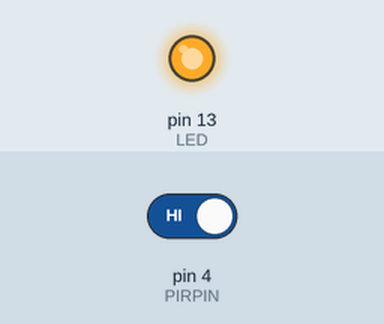
Bench run of a sketch on a simulated Arduino Uno, built with avr-gcc and run on an emulated ATmega328P. Parts: output pins drawn as LEDs (lit = HIGH). The inputs (shaded band) are chosen by the test bench; at power-on: pin 4 (PIRPIN) HIGH.

Above: at 2.8 s.
2.9 s: pin 4 (PIRPIN) driven LOW
At 3.6 s:
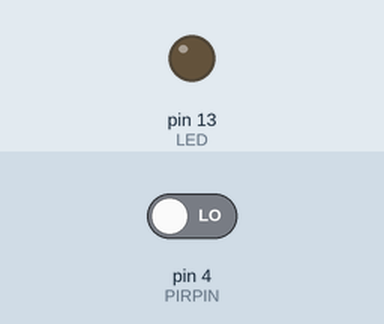
4.5 s: pin 4 (PIRPIN) driven HIGH
At 6.4 s:
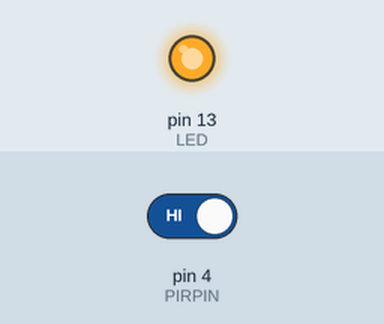
Timing chart, 0 to 7.9 s (numbered marks = the images above; inputs shaded):
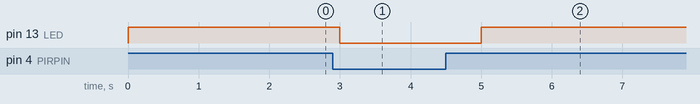

Measured:
- after the input at 2.9 s, pin 13 (LED): HIGH → LOW after 0.10 s
- after the input at 4.5 s, pin 13 (LED): LOW → HIGH after 0.50 s

The sketch:

auto-room-light.ino
```cpp
#define PIRPIN 4
#define LED 13
void setup()
{
  pinMode(PIRPIN,INPUT);
  pinMode(LED,OUTPUT);
}
void loop()
{
  int l=digitalRead(PIRPIN);
  Serial.println("motion");
  Serial.println(l);
  if(l==0)
  {
    digitalWrite(LED,LOW);
  }
  else{
    digitalWrite(LED,HIGH);
  }
  delay(1000);
}
```
